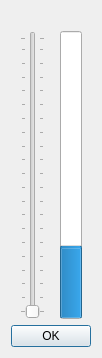
<?xml version="1.0" encoding="UTF-8"?>
<ui version="4.0">
 <class>SettingWindow</class>
 <widget class="QDialog" name="SettingWindow">
  <property name="geometry">
   <rect>
    <x>0</x>
    <y>0</y>
    <width>98</width>
    <height>358</height>
   </rect>
  </property>
  <property name="windowTitle">
   <string>Окна</string>
  </property>
  <layout class="QVBoxLayout" name="verticalLayout">
   <item>
    <widget class="QLabel" name="label">
     <property name="text">
      <string/>
     </property>
    </widget>
   </item>
   <item>
    <layout class="QHBoxLayout" name="horizontalLayout">
     <item>
      <widget class="QSlider" name="Setting_window">
       <property name="autoFillBackground">
        <bool>false</bool>
       </property>
       <property name="inputMethodHints">
        <set>Qt::ImhNone</set>
       </property>
       <property name="singleStep">
        <number>5</number>
       </property>
       <property name="sliderPosition">
        <number>0</number>
       </property>
       <property name="tracking">
        <bool>false</bool>
       </property>
       <property name="orientation">
        <enum>Qt::Vertical</enum>
       </property>
       <property name="invertedAppearance">
        <bool>false</bool>
       </property>
       <property name="invertedControls">
        <bool>false</bool>
       </property>
       <property name="tickPosition">
        <enum>QSlider::TicksBothSides</enum>
       </property>
      </widget>
     </item>
     <item>
      <widget class="QProgressBar" name="progressBar">
       <property name="value">
        <number>24</number>
       </property>
       <property name="orientation">
        <enum>Qt::Vertical</enum>
       </property>
      </widget>
     </item>
    </layout>
   </item>
   <item>
    <widget class="QDialogButtonBox" name="buttonBox">
     <property name="standardButtons">
      <set>QDialogButtonBox::Ok</set>
     </property>
    </widget>
   </item>
  </layout>
 </widget>
 <resources/>
 <connections/>
</ui>
